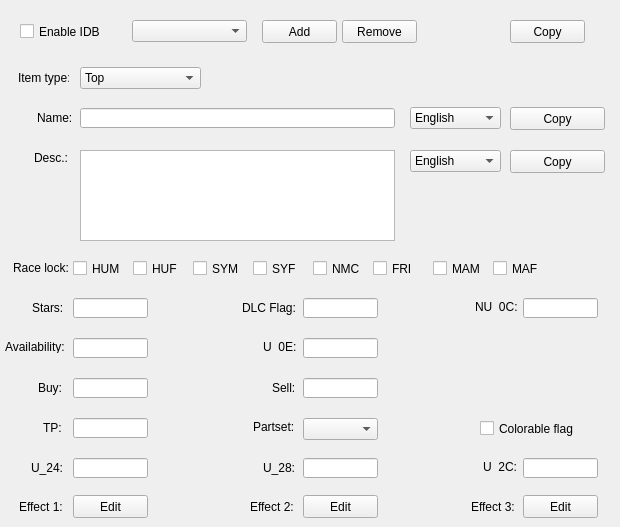
    <widget class="QWidget" name="idbTab">
     <property name="autoFillBackground">
      <bool>true</bool>
     </property>
     <attribute name="title">
      <string>IDB</string>
     </attribute>
     <widget class="QToolButton" name="idbCopyButton">
      <property name="geometry">
       <rect>
        <x>510</x>
        <y>20</y>
        <width>75</width>
        <height>23</height>
       </rect>
      </property>
      <property name="text">
       <string>Copy</string>
      </property>
      <property name="popupMode">
       <enum>QToolButton::InstantPopup</enum>
      </property>
      <property name="toolButtonStyle">
       <enum>Qt::ToolButtonTextOnly</enum>
      </property>
     </widget>
     <widget class="QPushButton" name="idbRemoveButton">
      <property name="geometry">
       <rect>
        <x>342</x>
        <y>20</y>
        <width>75</width>
        <height>23</height>
       </rect>
      </property>
      <property name="text">
       <string>Remove</string>
      </property>
     </widget>
     <widget class="QComboBox" name="idbComboBox">
      <property name="geometry">
       <rect>
        <x>132</x>
        <y>20</y>
        <width>115</width>
        <height>22</height>
       </rect>
      </property>
     </widget>
     <widget class="QCheckBox" name="idbEnableCheck">
      <property name="geometry">
       <rect>
        <x>20</x>
        <y>23</y>
        <width>101</width>
        <height>17</height>
       </rect>
      </property>
      <property name="text">
       <string>Enable IDB</string>
      </property>
     </widget>
     <widget class="QPushButton" name="idbAddButton">
      <property name="geometry">
       <rect>
        <x>262</x>
        <y>20</y>
        <width>75</width>
        <height>23</height>
       </rect>
      </property>
      <property name="text">
       <string>Add</string>
      </property>
     </widget>
     <widget class="QLabel" name="label_20">
      <property name="geometry">
       <rect>
        <x>37</x>
        <y>110</y>
        <width>101</width>
        <height>16</height>
       </rect>
      </property>
      <property name="text">
       <string>Name:</string>
      </property>
     </widget>
     <widget class="QComboBox" name="idbNameLangComboBox">
      <property name="geometry">
       <rect>
        <x>410</x>
        <y>107</y>
        <width>91</width>
        <height>22</height>
       </rect>
      </property>
      <item>
       <property name="text">
        <string>English</string>
       </property>
      </item>
      <item>
       <property name="text">
        <string>Spanish (es)</string>
       </property>
      </item>
      <item>
       <property name="text">
        <string>Spanish (ca)</string>
       </property>
      </item>
      <item>
       <property name="text">
        <string>French</string>
       </property>
      </item>
      <item>
       <property name="text">
        <string>German</string>
       </property>
      </item>
      <item>
       <property name="text">
        <string>Italian</string>
       </property>
      </item>
      <item>
       <property name="text">
        <string>Portuguese</string>
       </property>
      </item>
      <item>
       <property name="text">
        <string>Polish</string>
       </property>
      </item>
      <item>
       <property name="text">
        <string>Russian</string>
       </property>
      </item>
      <item>
       <property name="text">
        <string>Chinese (tw)</string>
       </property>
      </item>
      <item>
       <property name="text">
        <string>Chinese (zh)</string>
       </property>
      </item>
      <item>
       <property name="text">
        <string>Korean</string>
       </property>
      </item>
      <item>
       <property name="text">
        <string>Japanese</string>
       </property>
      </item>
     </widget>
     <widget class="QLabel" name="label_21">
      <property name="geometry">
       <rect>
        <x>18</x>
        <y>70</y>
        <width>51</width>
        <height>16</height>
       </rect>
      </property>
      <property name="text">
       <string>Item type:</string>
      </property>
     </widget>
     <widget class="QComboBox" name="idbTypeComboBox">
      <property name="geometry">
       <rect>
        <x>80</x>
        <y>67</y>
        <width>121</width>
        <height>22</height>
       </rect>
      </property>
      <item>
       <property name="text">
        <string>Top</string>
       </property>
      </item>
      <item>
       <property name="text">
        <string>Bottom</string>
       </property>
      </item>
      <item>
       <property name="text">
        <string>Gloves</string>
       </property>
      </item>
      <item>
       <property name="text">
        <string>Shoes</string>
       </property>
      </item>
      <item>
       <property name="text">
        <string>Accessory</string>
       </property>
      </item>
     </widget>
     <widget class="QToolButton" name="idbDescCopyButton">
      <property name="geometry">
       <rect>
        <x>510</x>
        <y>150</y>
        <width>95</width>
        <height>23</height>
       </rect>
      </property>
      <property name="text">
       <string>Copy</string>
      </property>
      <property name="popupMode">
       <enum>QToolButton::InstantPopup</enum>
      </property>
      <property name="toolButtonStyle">
       <enum>Qt::ToolButtonTextOnly</enum>
      </property>
     </widget>
     <widget class="QLabel" name="label_32">
      <property name="geometry">
       <rect>
        <x>34</x>
        <y>150</y>
        <width>71</width>
        <height>16</height>
       </rect>
      </property>
      <property name="text">
       <string>Desc.:</string>
      </property>
     </widget>
     <widget class="QTextEdit" name="idbDescEdit">
      <property name="geometry">
       <rect>
        <x>80</x>
        <y>150</y>
        <width>315</width>
        <height>91</height>
       </rect>
      </property>
     </widget>
     <widget class="QLineEdit" name="idbNameEdit">
      <property name="geometry">
       <rect>
        <x>80</x>
        <y>108</y>
        <width>315</width>
        <height>20</height>
       </rect>
      </property>
     </widget>
     <widget class="QComboBox" name="idbDescLangComboBox">
      <property name="geometry">
       <rect>
        <x>410</x>
        <y>150</y>
        <width>91</width>
        <height>22</height>
       </rect>
      </property>
      <item>
       <property name="text">
        <string>English</string>
       </property>
      </item>
      <item>
       <property name="text">
        <string>Spanish (es)</string>
       </property>
      </item>
      <item>
       <property name="text">
        <string>Spanish (ca)</string>
       </property>
      </item>
      <item>
       <property name="text">
        <string>French</string>
       </property>
      </item>
      <item>
       <property name="text">
        <string>German</string>
       </property>
      </item>
      <item>
       <property name="text">
        <string>Italian</string>
       </property>
      </item>
      <item>
       <property name="text">
        <string>Portuguese</string>
       </property>
      </item>
      <item>
       <property name="text">
        <string>Polish</string>
       </property>
      </item>
      <item>
       <property name="text">
        <string>Russian</string>
       </property>
      </item>
      <item>
       <property name="text">
        <string>Chinese (tw)</string>
       </property>
      </item>
      <item>
       <property name="text">
        <string>Chinese (zh)</string>
       </property>
      </item>
      <item>
       <property name="text">
        <string>Korean</string>
       </property>
      </item>
      <item>
       <property name="text">
        <string>Japanese</string>
       </property>
      </item>
     </widget>
     <widget class="QToolButton" name="idbNameCopyButton">
      <property name="geometry">
       <rect>
        <x>510</x>
        <y>107</y>
        <width>95</width>
        <height>23</height>
       </rect>
      </property>
      <property name="text">
       <string>Copy</string>
      </property>
      <property name="popupMode">
       <enum>QToolButton::InstantPopup</enum>
      </property>
      <property name="toolButtonStyle">
       <enum>Qt::ToolButtonTextOnly</enum>
      </property>
     </widget>
     <widget class="QCheckBox" name="idbMafCheck">
      <property name="geometry">
       <rect>
        <x>493</x>
        <y>260</y>
        <width>51</width>
        <height>17</height>
       </rect>
      </property>
      <property name="text">
       <string>MAF</string>
      </property>
     </widget>
     <widget class="QCheckBox" name="idbNmcCheck">
      <property name="geometry">
       <rect>
        <x>313</x>
        <y>260</y>
        <width>51</width>
        <height>17</height>
       </rect>
      </property>
      <property name="text">
       <string>NMC</string>
      </property>
     </widget>
     <widget class="QLineEdit" name="idbSellEdit">
      <property name="geometry">
       <rect>
        <x>303</x>
        <y>378</y>
        <width>75</width>
        <height>20</height>
       </rect>
      </property>
     </widget>
     <widget class="QLabel" name="label_43">
      <property name="geometry">
       <rect>
        <x>19</x>
        <y>500</y>
        <width>47</width>
        <height>13</height>
       </rect>
      </property>
      <property name="text">
       <string>Effect 1:</string>
      </property>
     </widget>
     <widget class="QPushButton" name="idbEff2Button">
      <property name="geometry">
       <rect>
        <x>303</x>
        <y>495</y>
        <width>75</width>
        <height>23</height>
       </rect>
      </property>
      <property name="text">
       <string>Edit</string>
      </property>
     </widget>
     <widget class="QLabel" name="label_37">
      <property name="geometry">
       <rect>
        <x>272</x>
        <y>380</y>
        <width>31</width>
        <height>16</height>
       </rect>
      </property>
      <property name="text">
       <string>Sell:</string>
      </property>
     </widget>
     <widget class="QLabel" name="label_38">
      <property name="geometry">
       <rect>
        <x>43</x>
        <y>420</y>
        <width>31</width>
        <height>16</height>
       </rect>
      </property>
      <property name="text">
       <string>TP:</string>
      </property>
     </widget>
     <widget class="QLabel" name="label_34">
      <property name="geometry">
       <rect>
        <x>5</x>
        <y>340</y>
        <width>70</width>
        <height>13</height>
       </rect>
      </property>
      <property name="text">
       <string>Availability:</string>
      </property>
     </widget>
     <widget class="QLabel" name="label_40">
      <property name="geometry">
       <rect>
        <x>31</x>
        <y>460</y>
        <width>41</width>
        <height>16</height>
       </rect>
      </property>
      <property name="text">
       <string>U_24:</string>
      </property>
     </widget>
     <widget class="QLabel" name="label_22">
      <property name="geometry">
       <rect>
        <x>13</x>
        <y>260</y>
        <width>61</width>
        <height>16</height>
       </rect>
      </property>
      <property name="text">
       <string>Race lock:</string>
      </property>
     </widget>
     <widget class="QLineEdit" name="idbU24Edit">
      <property name="geometry">
       <rect>
        <x>73</x>
        <y>458</y>
        <width>75</width>
        <height>20</height>
       </rect>
      </property>
     </widget>
     <widget class="QLineEdit" name="idbU0CEdit">
      <property name="geometry">
       <rect>
        <x>73</x>
        <y>338</y>
        <width>75</width>
        <height>20</height>
       </rect>
      </property>
     </widget>
     <widget class="QLabel" name="label_41">
      <property name="geometry">
       <rect>
        <x>263</x>
        <y>460</y>
        <width>41</width>
        <height>16</height>
       </rect>
      </property>
      <property name="text">
       <string>U_28:</string>
      </property>
     </widget>
     <widget class="QLineEdit" name="idbU0EEdit">
      <property name="geometry">
       <rect>
        <x>303</x>
        <y>338</y>
        <width>75</width>
        <height>20</height>
       </rect>
      </property>
     </widget>
     <widget class="QCheckBox" name="idbHumCheck">
      <property name="geometry">
       <rect>
        <x>73</x>
        <y>260</y>
        <width>51</width>
        <height>17</height>
       </rect>
      </property>
      <property name="text">
       <string>HUM</string>
      </property>
     </widget>
     <widget class="QLabel" name="label_36">
      <property name="geometry">
       <rect>
        <x>38</x>
        <y>380</y>
        <width>41</width>
        <height>16</height>
       </rect>
      </property>
      <property name="text">
       <string>Buy:</string>
      </property>
     </widget>
     <widget class="QLabel" name="label_45">
      <property name="geometry">
       <rect>
        <x>471</x>
        <y>500</y>
        <width>47</width>
        <height>13</height>
       </rect>
      </property>
      <property name="text">
       <string>Effect 3:</string>
      </property>
     </widget>
     <widget class="QLineEdit" name="idbStarsEdit">
      <property name="geometry">
       <rect>
        <x>73</x>
        <y>298</y>
        <width>75</width>
        <height>20</height>
       </rect>
      </property>
     </widget>
     <widget class="QLabel" name="label_33">
      <property name="geometry">
       <rect>
        <x>242</x>
        <y>300</y>
        <width>61</width>
        <height>16</height>
       </rect>
      </property>
      <property name="text">
       <string>DLC Flag:</string>
      </property>
     </widget>
     <widget class="QLabel" name="label_42">
      <property name="geometry">
       <rect>
        <x>483</x>
        <y>460</y>
        <width>47</width>
        <height>13</height>
       </rect>
      </property>
      <property name="text">
       <string>U_2C:</string>
      </property>
     </widget>
     <widget class="QCheckBox" name="idbFriCheck">
      <property name="geometry">
       <rect>
        <x>373</x>
        <y>260</y>
        <width>51</width>
        <height>17</height>
       </rect>
      </property>
      <property name="text">
       <string>FRI</string>
      </property>
     </widget>
     <widget class="QCheckBox" name="idbSymCheck">
      <property name="geometry">
       <rect>
        <x>193</x>
        <y>260</y>
        <width>51</width>
        <height>17</height>
       </rect>
      </property>
      <property name="text">
       <string>SYM</string>
      </property>
     </widget>
     <widget class="QLabel" name="label_39">
      <property name="geometry">
       <rect>
        <x>253</x>
        <y>420</y>
        <width>47</width>
        <height>13</height>
       </rect>
      </property>
      <property name="text">
       <string>Partset:</string>
      </property>
     </widget>
     <widget class="QPushButton" name="idbEff3Button">
      <property name="geometry">
       <rect>
        <x>523</x>
        <y>495</y>
        <width>75</width>
        <height>23</height>
       </rect>
      </property>
      <property name="text">
       <string>Edit</string>
      </property>
     </widget>
     <widget class="QLineEdit" name="idbU28Edit">
      <property name="geometry">
       <rect>
        <x>303</x>
        <y>458</y>
        <width>75</width>
        <height>20</height>
       </rect>
      </property>
     </widget>
     <widget class="QCheckBox" name="idbMamCheck">
      <property name="geometry">
       <rect>
        <x>433</x>
        <y>260</y>
        <width>51</width>
        <height>17</height>
       </rect>
      </property>
      <property name="text">
       <string>MAM</string>
      </property>
     </widget>
     <widget class="QLabel" name="label_23">
      <property name="geometry">
       <rect>
        <x>32</x>
        <y>300</y>
        <width>31</width>
        <height>16</height>
       </rect>
      </property>
      <property name="text">
       <string>Stars:</string>
      </property>
     </widget>
     <widget class="QLineEdit" name="idbBuyEdit">
      <property name="geometry">
       <rect>
        <x>73</x>
        <y>378</y>
        <width>75</width>
        <height>20</height>
       </rect>
      </property>
     </widget>
     <widget class="QLineEdit" name="idbU2CEdit">
      <property name="geometry">
       <rect>
        <x>523</x>
        <y>458</y>
        <width>75</width>
        <height>20</height>
       </rect>
      </property>
     </widget>
     <widget class="QLabel" name="label_35">
      <property name="geometry">
       <rect>
        <x>263</x>
        <y>340</y>
        <width>47</width>
        <height>13</height>
       </rect>
      </property>
      <property name="text">
       <string>U_0E:</string>
      </property>
     </widget>
     <widget class="QPushButton" name="idbEff1Button">
      <property name="geometry">
       <rect>
        <x>73</x>
        <y>495</y>
        <width>75</width>
        <height>23</height>
       </rect>
      </property>
      <property name="text">
       <string>Edit</string>
      </property>
     </widget>
     <widget class="QLineEdit" name="idbTpEdit">
      <property name="geometry">
       <rect>
        <x>73</x>
        <y>418</y>
        <width>75</width>
        <height>20</height>
       </rect>
      </property>
     </widget>
     <widget class="QLineEdit" name="idbU0AEdit">
      <property name="geometry">
       <rect>
        <x>303</x>
        <y>298</y>
        <width>75</width>
        <height>20</height>
       </rect>
      </property>
     </widget>
     <widget class="QCheckBox" name="idbSyfCheck">
      <property name="geometry">
       <rect>
        <x>253</x>
        <y>260</y>
        <width>51</width>
        <height>17</height>
       </rect>
      </property>
      <property name="text">
       <string>SYF</string>
      </property>
     </widget>
     <widget class="QCheckBox" name="idbHufCheck">
      <property name="geometry">
       <rect>
        <x>133</x>
        <y>260</y>
        <width>51</width>
        <height>17</height>
       </rect>
      </property>
      <property name="text">
       <string>HUF</string>
      </property>
     </widget>
     <widget class="QLabel" name="label_44">
      <property name="geometry">
       <rect>
        <x>250</x>
        <y>500</y>
        <width>47</width>
        <height>13</height>
       </rect>
      </property>
      <property name="text">
       <string>Effect 2:</string>
      </property>
     </widget>
     <widget class="QCheckBox" name="idbFlag4Check">
      <property name="geometry">
       <rect>
        <x>480</x>
        <y>420</y>
        <width>131</width>
        <height>17</height>
       </rect>
      </property>
      <property name="text">
       <string>Colorable flag</string>
      </property>
     </widget>
     <widget class="QComboBox" name="idbPartSetComboBox">
      <property name="geometry">
       <rect>
        <x>303</x>
        <y>418</y>
        <width>75</width>
        <height>22</height>
       </rect>
      </property>
     </widget>
     <widget class="QLineEdit" name="idbNU0CEdit">
      <property name="geometry">
       <rect>
        <x>523</x>
        <y>298</y>
        <width>75</width>
        <height>20</height>
       </rect>
      </property>
     </widget>
     <widget class="QLabel" name="label_24">
      <property name="geometry">
       <rect>
        <x>475</x>
        <y>300</y>
        <width>47</width>
        <height>13</height>
       </rect>
      </property>
      <property name="text">
       <string>NU_0C:</string>
      </property>
     </widget>
    </widget>
